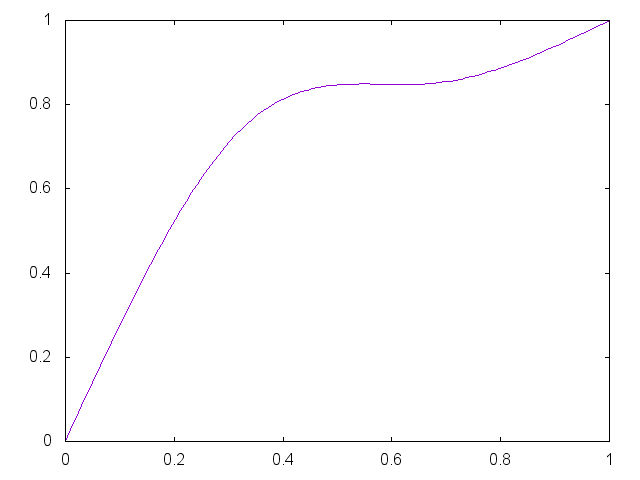

Source code (gnuplot):


set term png

set output "generate/static/generate/csplines-0.75-0.85.png"
plot '-' smooth csplines notitle
0 0
0.33 0.75
0.67 0.85 
1 1
e

reset;
